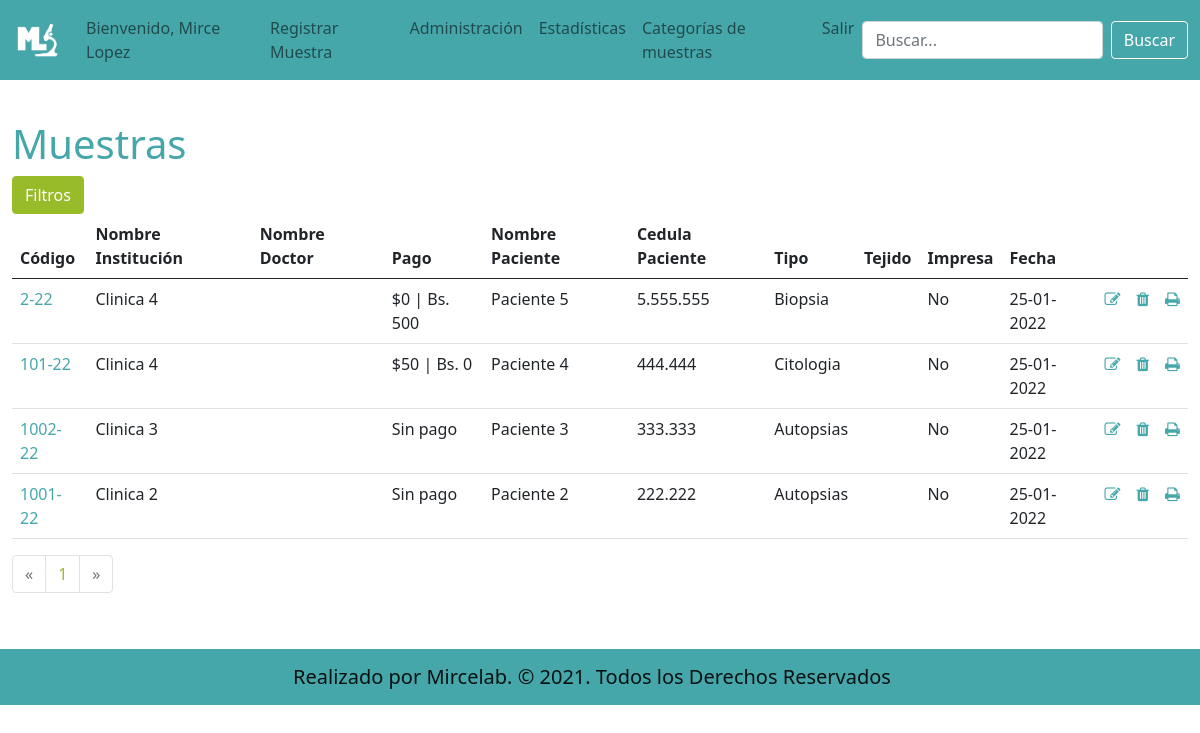
/admin (signed in), run on an earlier commit of the app's database.
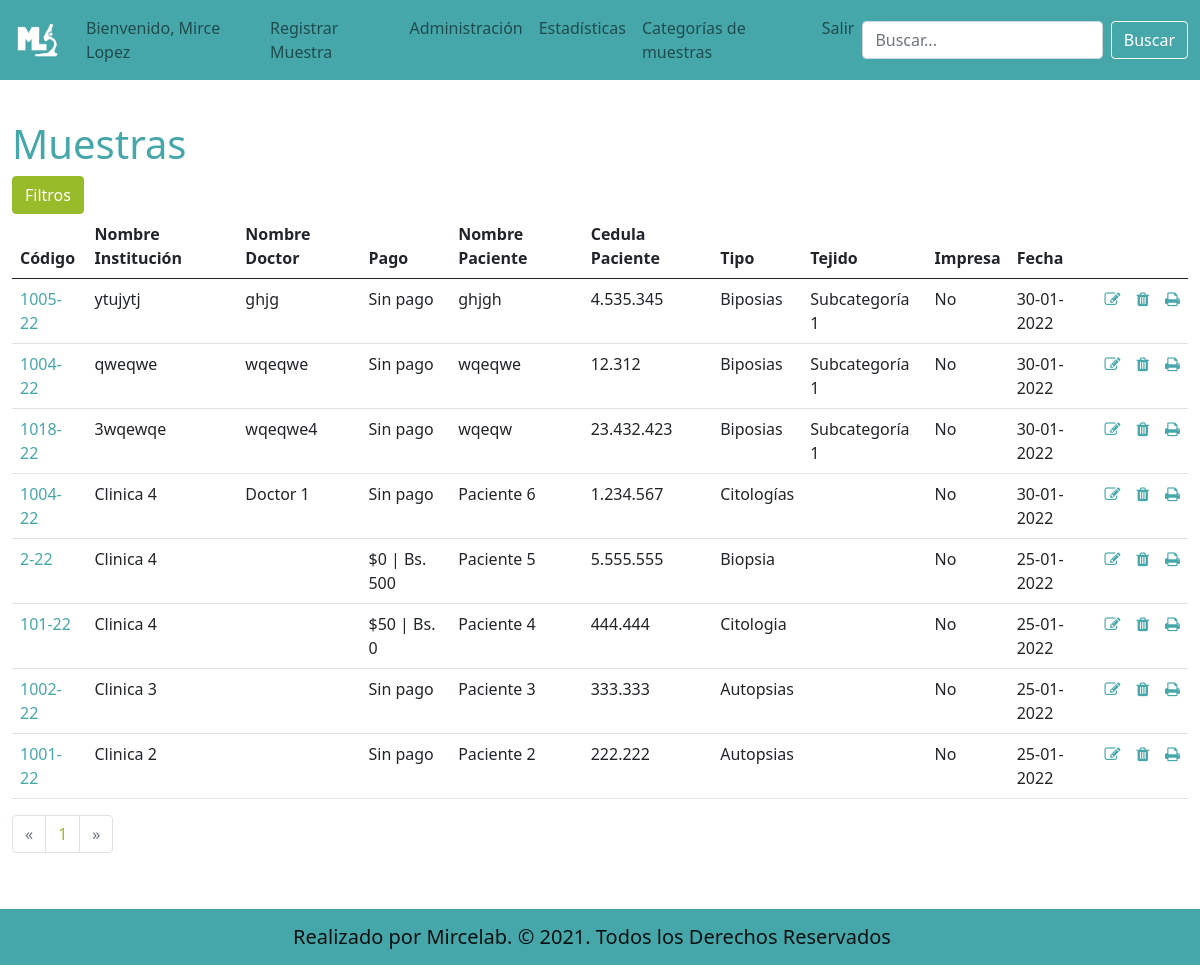
And on a later commit of the database.
### tables this page shows
CREATE TABLE IF NOT EXISTS `muestras` (
  `id` int(11) NOT NULL AUTO_INCREMENT,
  `nombre_institucion` varchar(100) DEFAULT NULL,
  `pago` varchar(100) DEFAULT NULL,
  `dolares` float DEFAULT 0,
  `bolivares` float DEFAULT 0,
  `nombre_paciente` varchar(100) DEFAULT NULL,
  `ci_paciente` varchar(100) DEFAULT NULL,
  `codigo` varchar(100) DEFAULT NULL,
  `tipo` varchar(100) DEFAULT NULL,
  `bloque` varchar(100) DEFAULT NULL,
  `lamina` varchar(100) DEFAULT NULL,
  `impresa` varchar(100) DEFAULT NULL,
  `fecha` varchar(100) DEFAULT NULL,
  `nombre_doctor` varchar(100) DEFAULT NULL,
  `tipo_tejido` varchar(100) DEFAULT NULL,
  PRIMARY KEY (`id`)
);

### admin/index.php (called while the page is built, shortened)
<?php session_start();
require ('config.php');
require ('../funciones.php');
$conexion = conexion($bd_config);
if ($_SESSION['tipo'] == 'super') {
    $usuarios = reporte_usuarios($conexion);
} else {
    if ($_SERVER['REQUEST_METHOD'] == 'POST') {
        $pago = limpiarDatosInicio($_POST['pago']);
        $fecha = limpiarDatosInicio($_POST['fecha']);
        $tipo = limpiarDatosInicio($_POST['tipo']);
        if ($pago == 'Ambos' && $tipo == 'Todas') {
            $stament = $conexion->prepare(
                'SELECT * FROM muestras WHERE fecha LIKE :fecha'
            );
            $stament->execute(array(
                ':fecha' => "%$fecha%"
            ));
            $datos = $stament->fetchAll();
        } elseif (!($pago == 'Ambos') && $tipo == 'Todas') {
            if (!empty($fecha)) {
                $stament = $conexion->prepare(
                    'SELECT * FROM muestras WHERE pago LIKE :pago AND fecha LIKE :fecha'
                );
                $stament->execute(array(
                    ':pago' => "%$pago%",
                    ':fecha' => "%$fecha%"
                ));
            } else {
                $stament = $conexion->prepare(
                    'SELECT * FROM muestras WHERE pago LIKE :pago'
                );
                $stament->execute(array(
                    ':pago' => "%$pago%"
                ));
            }
            $datos = $stament->fetchAll();
        } elseif ($pago == 'Ambos' && !($tipo == 'Todas')) {
            if (!empty($fecha)) {
                $stament = $conexion->prepare(
                    'SELECT * FROM muestras WHERE tipo LIKE :tipo AND fecha LIKE :fecha'
                );
                $stament->execute(array(
                    ':tipo' => "%$tipo%",
                    ':fecha' => "%$fecha%"
                ));
            } else {
                $stament = $conexion->prepare(
                    'SELECT * FROM muestras WHERE tipo LIKE :tipo'
                );
                $stament->execute(array(
                    ':tipo' => "%$tipo%"
                ));
            }
            $datos = $stament->fetchAll();
        } elseif (!($pago == 'Ambos') && !($tipo == 'Todas')) {
            if (!empty($fecha)) {
                $stament = $conexion->prepare(
                    'SELECT * FROM muestras WHERE pago LIKE :pago AND tipo LIKE :tipo AND fecha LIKE :fecha'
                );
                $stament->execute(array(
                    ':pago' => "%$pago%",
                    ':tipo' => "%$tipo%",
                    ':fecha' => "%$fecha%"
                ));
            } else {
                $stament = $conexion->prepare(
                    'SELECT * FROM muestras WHERE tipo LIKE :tipo AND pago LIKE :pago'
                );
                $stament->execute(array(
                    ':pago' => "%$pago%",
                    ':tipo' => "%$tipo%"
                ));
            }
            $datos = $stament->fetchAll();
        }
        if (empty($datos)) {
            $titulo = 'No se encontraron resultados! ';
        } else {
            $titulo = 'Resultados de los filtros: ';
        }
    } else {
        $datos = obtener_datos($blog_config['datos_pagina'], $conexion);
    }
}
require ('../vistas/admin_index.vista.php');
?>

### admin/config.php (called while the page is built, shortened)
<?php
$blog_config = array (
	'datos_pagina' => '20',
	'carpeta_imagenes' => 'img/'
);
?>

### funciones.php (called while the page is built, shortened)
<?php
function pagina_actual() {
    return isset($_GET['p']) ? (int)$_GET['p'] : 1;
}
function obtener_datos($datos_pagina, $conexion) {
    $inicio = (pagina_actual() > 1) ? pagina_actual() * $datos_pagina - $datos_pagina : 0;
    $sentencia = $conexion->prepare("SELECT SQL_CALC_FOUND_ROWS * FROM muestras ORDER BY id DESC LIMIT $inicio, $datos_pagina");
    $sentencia->execute();
    return $sentencia->fetchAll();
}
function numero_paginas($datos_pagina, $conexion) {
    $total_posts = $conexion->prepare('SELECT FOUND_ROWS() as total');
    $total_posts->execute();
    $total_posts = $total_posts->fetch()['total'];
    $numero_paginas = ceil($total_posts / $datos_pagina);
    return $numero_paginas;
}
?>

### vistas/admin_index.vista.php (the view, shortened to what this page needs)
<?php require 'admin_header.php'; ?>
<div class="container-fluid">
      <div class="row justify-content-center">
        <div class="col-sm-12 col-sm-offset-12 col-md-12 col-md-offset-12 main admin-usuarios">
				<?php if ($_SESSION['tipo']=='super'): ?>
				<h1 class="page-header">Usuarios Registrados</h1>
				<div class="table-responsive">
					<table class="table table-striped table-hover admin">
						<thead>
							<tr>
							  <th>CI</th>
								<th>Nombre</th>
								<th>Apellido</th>
								<th>Usuario</th>
								<th>Actividad</th>
								<th>Tipo</th>
								<th></th>
								<th></th>
							</tr>
						</thead>
						<tbody>
						<?php foreach($usuarios as $usuario): ?>
							<tr>
								<td><?php echo $usuario['ci']; ?></td>
								<td><?php echo $usuario['nombre']; ?></td>
								<td><?php echo $usuario['apellido']; ?></td>
								<td><?php echo $usuario['usuario']; ?></td>
								<td><?php echo $usuario['departamento']; ?></td>
								<td><?php echo $usuario['tipo']; ?></td>
								<td class="imprimir"><a href="edituser.php?id=<?php echo $usuario['id']; ?>" title="Editar"><i class="fa fa-pencil-square-o" aria-hidden="true"></i></a></td>
								<?php if ($usuario['tipo']=='super'): ?>
								<td><i class="fa fa-check" aria-hidden="true"></i></td>
								<?php else: ?>
								<td class="imprimir"><a role="button" onclick="return confirm(' ¿ Estas Seguro ?')" href="deluser.php?id=<?php echo $usuario['id']; ?>" title="Eliminar"><i class="fa fa-trash" aria-hidden="true"></i></a></td>
							  <?php endif; ?>
							</tr>
						<?php endforeach; ?>
						</tbody>
					</table>
				</div>
        <?php elseif($_SESSION['tipo']=='transcriptora'): ?>
          <div class="">
            <p>En Construcción...</p>
          </div>
				<?php else: ?>
          <h1 class="page-header">Muestras</h1>
          <a class="btn btn-primary" data-bs-toggle="collapse" href="#collapseFiltros" role="button" aria-expanded="false" aria-controls="collapseExample">
            Filtros
          </a>
          <div class="table-responsive">
            <table class="table table-hover admin">
              <thead>
                <tr>
      			        <th>Código</th>
      			        <th>Nombre Institución</th>
                    <th>Nombre Doctor</th>
      			        <th>Pago</th>
                    <th>Nombre Paciente</th>
                    <th>Cedula Paciente</th>
                    <th>Tipo</th>
                    <th>Tejido</th>
                    <th>Impresa</th>
                    <th>Fecha</th>
                    <?php if ($_SESSION['tipo']=='admin'): ?>
      			        <th></th>
      			        <th></th>
                    <th></th>
      					   <?php endif; ?>
      		      </tr>
              </thead>
              <tbody>
              <?php if (!empty($datos)): ?>
                <?php foreach($datos as $muestra): ?>
			     <tr>
			     	         <td><a href="ver.php?id=<?php echo $muestra['id']; ?>"><?php echo $muestra['codigo']; ?></a></td>
                     <td><?php echo $muestra['nombre_institucion']; ?></td>
                     <td><?php echo $muestra['nombre_doctor']; ?></td>
                     <?php if ($muestra['pago']=='Sin pago'): ?>
                     <td>Sin pago</td>
                     <?php else: ?>
                     <td>$<?php echo number_format($muestra['dolares'], 0, '', '.'); ?> | Bs. <?php echo number_format($muestra['bolivares'],0, '', '.'); ?></td>
                     <?php endif; ?>
                     <td><?php echo $muestra['nombre_paciente']; ?></td>
                     <td><?php echo number_format($muestra['ci_paciente'], 0, '', '.'); ?></td>
                     <td><?php echo $muestra['tipo']; ?></td>
                     <td><?php echo $muestra['tipo_tejido']; ?></td>
                     <td><?php echo $muestra['impresa']; ?></td>
                     <td><?php echo $muestra['fecha']; ?></td>
					 <?php if ($_SESSION['tipo']=='admin'): ?>
			         <td class="imprimir"><a href="modificar.php?id=<?php echo $muestra['id']; ?>" title="Editar"><i class="fa fa-pencil-square-o" aria-hidden="true"></i></a></td>
			         <td class="imprimir"><a role="button" onclick="return confirm(' ¿ Estas Seguro ?')" href="eliminar.php?id=<?php echo $muestra['id']; ?>" title="Eliminar"><i class="fa fa-trash" aria-hidden="true"></i></a></td>
			         <?php if ($muestra['impresa'] == 'Si'): ?>
               <td class="imprimir"><i class="fa fa-ban" aria-hidden="true"></i></td>
               <?php else: ?>
               <td class="imprimir"><a onclick="return confirm(' ¿ Estas Seguro de que se ha impreso ?')" href="<?php echo RUTA; ?>admin/imprimir.php?id=<?php echo $muestra['id']; ?>" title="Imprimir"><i class="fa fa-print" aria-hidden="true"></i></a></td>
                <?php endif; ?>
					 <?php endif; ?>
			     </tr>
			     <?php endforeach; ?>
              <?php else: ?>
              <tr>
                  <td></td>
              </tr>
              <?php endif; ?>
              </tbody>
						</table>
						<?php require 'paginacion.php'; ?>
          </div>
					<?php endif; ?>
        </div>
      </div>
</div>
<?php require 'footer.php'; ?>

### vistas/admin_header.php (shortened to what this page needs)
<!DOCTYPE html>
<html>
<head>
    <link rel="stylesheet" href="//code.jquery.com/ui/1.12.1/themes/base/jquery-ui.css">
    <link href="https://cdn.jsdelivr.net/npm/bootstrap@5.0.1/dist/css/bootstrap.min.css" rel="stylesheet">
	<link rel="stylesheet" href="<?php echo RUTA; ?>css/font-awesome.css">
	<link rel="stylesheet" href="<?php echo RUTA; ?>css/estilos.css">
</head>
<body>
<header>
    <nav class="navbar navbar-expand-lg navbar-light bg-light">
        <div class="container-fluid">
            <a class="navbar-brand" href="#"><img src="<?php echo RUTA; ?>img/logo-header.png" alt="logo-header" width="50px"></a>
            <div class="collapse navbar-collapse" id="navbarSupportedContent">
                <ul class="navbar-nav me-auto mb-2 mb-lg-0">
                    <li class="nav-item">
                        <a class="nav-link" aria-current="page" href="<?php echo RUTA; ?>admin">Bienvenido, <?php echo $_SESSION['nombre'].' '.$_SESSION['apellido']; ?></a>
                    </li>
                    <?php if ($_SESSION['tipo']=='super'): ?>
                        <li class="nav-item">
                            <a class="nav-link" href="<?php echo RUTA; ?>admin/reguser.php">Registrar Usuario</a>
                        </li>
                    <?php elseif ($_SESSION['tipo']=='admin'): ?>
                        <li class="nav-item">
                            <a class="nav-link" href="<?php echo RUTA; ?>admin/registrar.php">Registrar Muestra</a>
                        </li>
                        <li class="nav-item">
                            <a class="nav-link" href="<?php echo RUTA; ?>admin/administracion.php">Administración</a>
                        </li>
                        <li class="nav-item">
                            <a class="nav-link" href="<?php echo RUTA; ?>admin/estadisticas.php">Estadísticas</a>
                        </li>
                        <li class="nav-item">
                            <a class="nav-link" href="<?php echo RUTA; ?>admin/cat_muestras.php">Categorías de muestras</a>
                        </li>
                    <?php else: ?>
                        <li class="nav-item">
                            <a class="nav-link" href="<?php echo RUTA; ?>admin">Ver registro de muestras</a>
                        </li>
                    <?php endif; ?>
                    <li class="nav-item">
                        <a class="nav-link" aria-current="page" href="<?php echo RUTA; ?>admin/cerrar.php">Salir</a>
                    </li>
                </ul>
                <form class="d-flex" action="<?php echo RUTA; ?>buscar.php" method="get">
                    <input class="form-control me-2" name="busqueda" id="busqueda" type="search" placeholder="Buscar..." aria-label="Buscar">
                    <button class="btn btn-outline-success" type="submit">Buscar</button>
                </form>
            </div>
        </div>
    </nav>
</header>

### vistas/paginacion.php (shortened to what this page needs)
<?php $numero_paginas = numero_paginas($blog_config['datos_pagina'], $conexion); ?>
<nav aria-label="Page navigation example">
    <ul class="pagination">
    <?php  if (pagina_actual() === 1): ?>
        <li class="page-item disabled">
            <a class="page-link" href="#" aria-label="Previous">
                <span aria-hidden="true">&laquo;</span>
            </a>
        </li>
    <?php endif; ?>
     <?php for($i = 1; $i <= $numero_paginas; $i++): ?>
        <?php if (pagina_actual() === $i): ?>
            <li class="page-item"><a class="page-link"><?php echo $i; ?></a></li>
        <?php else: ?>
            <li class="page-item"><a class="page-link" href="index.php?p=<?php echo $i; ?>"><?php echo $i; ?></a></li>
        <?php endif; ?>
     <?php endfor; ?>
    <?php if (pagina_actual() == $numero_paginas): ?>
        <li class="page-item disabled">
            <a class="page-link" href="#" aria-label="Next">
                <span aria-hidden="true">&raquo;</span>
            </a>
        </li>
    <?php endif; ?>
    </ul>
</nav>

### vistas/footer.php (shortened to what this page needs)
<?php
$full_name = $_SERVER[ 'PHP_SELF' ];
$name_array = explode( '/', $full_name );
$count = count( $name_array );
$page_name = $name_array[$count-1];
?>
<?php if ($page_name=='index.php' || $page_name=='buscar.php' ): ?>
<footer class="footer">
    <nav class="navbar navbar-light bg-light">
        <div class="container-fluid justify-content-center">
            <a class="navbar-brand" href="<?php echo RUTA; ?>/admin">Realizado por Mircelab. © 2021. Todos los Derechos Reservados</a>
        </div>
    </nav>
</footer>
<?php endif; ?>
</body>
</html>

### css/estilos.css (style rules this page uses)
.admin-usuarios { margin-top: 40px; max-width: 1360px; }
.bg-light { background-color: #46A7AA !important; }
footer { margin-top: 40px; }
.imprimir a { color: #98BB2A; }
.page-link { color: #98BB2A; }
.page-header { color: #46A7AA; }
.btn-primary { color: #fff; background-color: #98BB2A; border-color: #98BB2A; }
.btn-outline-success { color: #fff; border-color: #fff; }
td a { color: #46a7aa!important; text-decoration: none; }

What changed in the data, as far as the page shows it:
added muestras: codigo "1005-22", nombre_institucion "ytujytj", nombre_doctor "ghjg", pago "Sin pago", nombre_paciente "ghjgh", ci_paciente "4.535.345", tipo "Biposias", tipo_tejido "Subcategoría 1", impresa "No", fecha "30-01-2022"
added muestras: codigo "1004-22", nombre_institucion "qweqwe", nombre_doctor "wqeqwe", pago "Sin pago", nombre_paciente "wqeqwe", ci_paciente "12.312", tipo "Biposias", tipo_tejido "Subcategoría 1", impresa "No", fecha "30-01-2022"
added muestras: codigo "1018-22", nombre_institucion "3wqewqe", nombre_doctor "wqeqwe4", pago "Sin pago", nombre_paciente "wqeqw", ci_paciente "23.432.423", tipo "Biposias", tipo_tejido "Subcategoría 1", impresa "No", fecha "30-01-2022"
added muestras: codigo "1004-22", nombre_institucion "Clinica 4", nombre_doctor "Doctor 1", pago "Sin pago", nombre_paciente "Paciente 6", ci_paciente "1.234.567", tipo "Citologías", impresa "No", fecha "30-01-2022"
